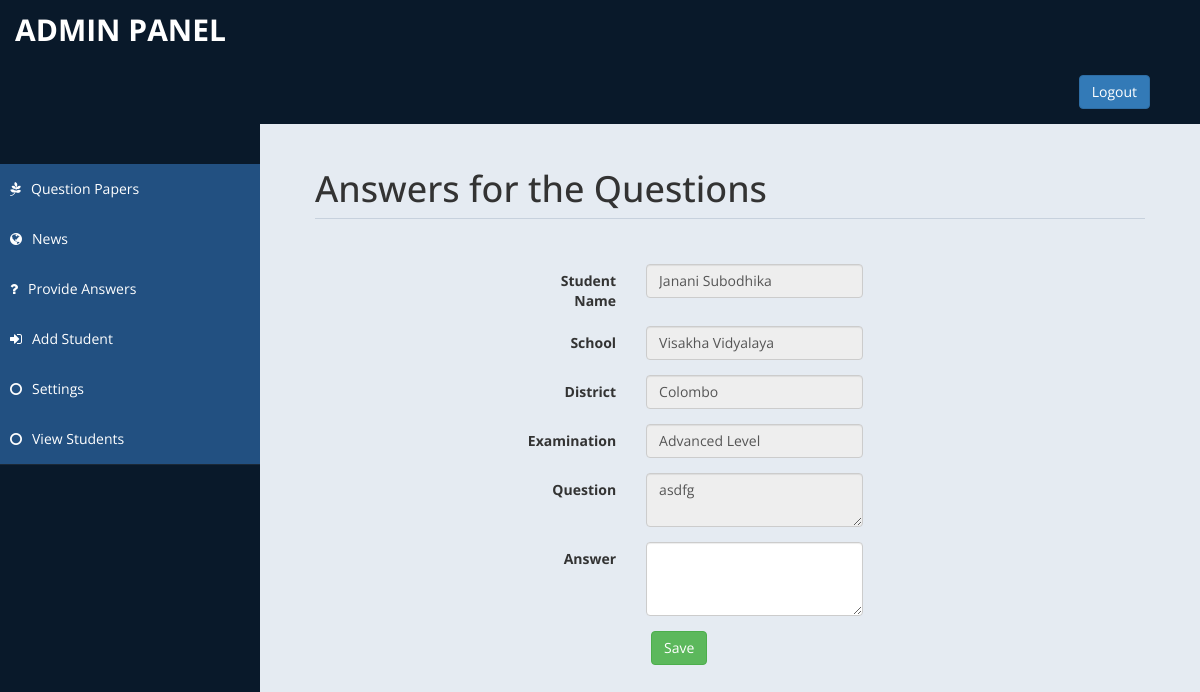
Page /submitanswer.php?id=4 on the committed database.
### tables this page shows
CREATE TABLE IF NOT EXISTS `question` (
  `question_id` int(11) NOT NULL,
  `student_id` int(11) NOT NULL,
  `question` varchar(300) NOT NULL,
  `answer` varchar(300) DEFAULT NULL,
  PRIMARY KEY (`question_id`),
  KEY `FK_question_users` (`student_id`),
  CONSTRAINT `FK_question_users` FOREIGN KEY (`student_id`) REFERENCES `users` (`id`)
);

CREATE TABLE IF NOT EXISTS `users` (
  `id` int(11) NOT NULL AUTO_INCREMENT,
  `username` varchar(50) NOT NULL,
  `password` varchar(50) NOT NULL,
  `school` varchar(50) DEFAULT NULL,
  `name` varchar(100) DEFAULT NULL,
  `examination` varchar(50) DEFAULT NULL,
  `district` varchar(50) DEFAULT NULL,
  PRIMARY KEY (`id`)
);

### submitanswer.php (the view, shortened to what this page needs)
<?php
require_once 'db/dbConnection.php';
$id = $_GET['id'];
$sql = "SELECT * FROM question INNER JOIN users ON question.student_id=users.id WHERE question_id=" . $id . ";";
$result = $conn->query($sql);
if ($result->num_rows > 0) {
    while ($row = $result->fetch_assoc()) {
        $name = $row["name"];
        $school = $row["school"];
        $examination = $row["examination"];
        $district = $row["district"];
        $question = $row["question"];
    }
}
?>
<!DOCTYPE html>
<html xmlns="http://www.w3.org/1999/xhtml">
<head>
    <link href="assets/css/bootstrap.css" rel="stylesheet" />
    <link href="assets/css/font-awesome.css" rel="stylesheet" />
    <link href="assets/css/custom-styles.css" rel="stylesheet" />
</head>
<body>
    <div id="wrapper">
        <nav class="navbar navbar-default top-navbar" role="navigation">
            <div class="navbar-header">
                <a class="navbar-brand" href="index.php">Admin Panel</a>
                <div style="color: white; padding: 15px 50px 15px 950px; float: right; font-size: 16px;">  <a href="logout.php"><input type="button" class="btn btn-primary" value="Logout"></input></a> </div>
            </div>
        </nav>
        <nav class="navbar-default navbar-side" role="navigation">
            <div class="sidebar-collapse">
                <ul class="nav" id="main-menu">
                    <br><br>
                    <li>
                        <a href="admin.php" class="active-menu"><i class="fa fa-pagelines"></i>Question Papers</a>
                        <a href="news.php" class="active-menu"><i class="fa fa-globe"></i>News</a>
                        <a href="answer.php" class="active-menu"><i class="fa fa-question"></i>Provide Answers</a>
                        <a href="addNewStudent.php" class="active-menu"><i class="fa fa-sign-in"></i>Add Student</a>
                        <a href="settings.php" class="active-menu"><i class="fa fa-circle-o"></i>Settings</a>
                        <a href="viewStudents.php" class="active-menu"><i class="fa fa-circle-o"></i>View Students</a>
                    </li>
                </ul>
            </div>
        </nav>
        <div id="page-wrapper" >
            <div id="page-inner">
		<div class="col-md-12">
                        <h1 class="page-header">
                            Answers for the Questions
                        </h1>
                </div>
                <div class="row">
                    <div class="col-md-5 col-md-offset-3">
                        <form action="#" class="form-horizontal" method="post">
                            <fieldset>
                                <div class="form-group">
                                    <label class="col-sm-4 control-label" for="student name">Student Name</label>
                                    <div class="col-sm-8">
                                        <input type="text" class="form-control" name="studentname" id="studentname" value="<?php echo $name ?>" disabled>
                                    </div>
                                </div>
                                <div class="form-group">
                                    <label class="col-sm-4 control-label" for="school">School</label>
                                    <div class="col-sm-8">
                                        <input type="text" class="form-control" name="school" id="school"  value="<?php echo $school ?>" disabled>
                                    </div>
                                </div>
                                <div class="form-group">
                                    <label class="col-sm-4 control-label" for="district">District</label>
                                    <div class="col-sm-8">
                                        <input type="text" class="form-control" name="district" id="district" value="<?php echo $district ?>" disabled>
                                    </div>
                                </div>
                                <div class="form-group">
                                    <label class="col-sm-4 control-label" for="examination">Examination</label>
                                    <div class="col-sm-8">
                                        <input type="text" class="form-control" name="examination" id="examination" value="<?php echo $examination ?>" disabled>
                                    </div>
                                </div>
                                <div class="form-group">
                                    <label class="col-sm-4 control-label" for="question">Question</label>
                                    <div class="col-sm-8">
                                        <textArea type="text" class="form-control" name="qusetion" id="question" rows="2" disabled><?php echo $question ?></textarea>
                                    </div>
                                </div>
                                <div class="form-group">
                                    <label class="col-sm-4 control-label" for="answer">Answer</label>
                                    <div class="col-sm-8">
                                        <textArea type="text" class="form-control" name="answer" id="answer" rows="3" ></textarea>
                                    </div>
                                </div>
                            </fieldset>
                        </form>
                        <div class="col-sm-offset-4 col-sm-8">
                            <button type="submit" name="signup" class="btn btn-success"onclick="submitAnswer()">Save</button>
                        </div>
                    </div>
                </div>
            </div>
        </div>
    </div>
</body>
</html>

### assets/css/custom-styles.css (style rules this page uses)
body { font-family: 'Open Sans', sans-serif; }
#wrapper { width: 100%; background:#09192A; }
#page-wrapper { padding: 15px 15px; min-height: 600px; background:#E5EBF2; }
#page-inner { width:100%; margin:10px 20px 10px 0px; background-color:transparent; padding:10px; min-height:1200px; }
h1, .h1, h2, .h2, h3, .h3 { margin-top: 7px; margin-bottom: -5px; }
.page-header { padding-bottom: 9px; margin: 10px 0 45px; border-bottom: 1px solid #C7D1DD; }
.top-navbar { margin:0px; }
.top-navbar .navbar-brand { color: #fff; width: 260px; text-align: left; height: 60px; font-size: 30px; font-weight: 700; text-transform: uppercase; line-height: 30px; }
.active-menu { background-color:#225081!important; }
.sidebar-collapse , .sidebar-collapse .nav { background:none; }
.sidebar-collapse .nav { padding:0; }
.sidebar-collapse .nav > li > a { color:#fff; background:transparent; text-shadow:none; }
.sidebar-collapse > .nav > li > a { padding:15px 10px; }
.sidebar-collapse > .nav > li { border-bottom: 1px solid rgba(107, 108, 109, 0.19); }
.navbar-side { border:none; background-color: transparent; }
.top-navbar { background:#09192A; border-bottom:none; }
.navbar-default { border:0px solid black; }
.navbar-header { background: #09192A; }
.nav > li > a > i { margin-right:10px; }
@media (min-width:768px) { #page-wrapper { margin: 0 0 0 260px; padding: 15px 30px; min-height: 1200px; } }
@media (min-width:768px) { .navbar-side { z-index: 1; position: absolute; width: 260px; } }
@media (min-width:768px) { .navbar { border-radius: 0px; } }

### rows in the picture
question: studentname "Janani Subodhika", school "Visakha Vidyalaya", district "Colombo", examination "Advanced Level", qusetion "asdfg"
